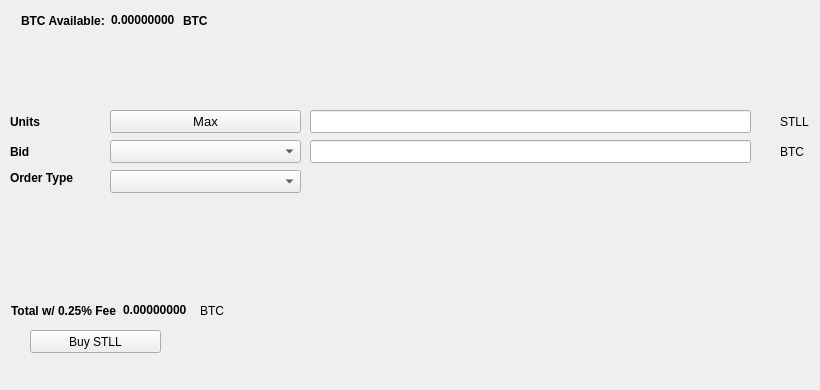
   <widget class="QWidget" name="BuyTab">
    <attribute name="title">
     <string>Buy</string>
    </attribute>
    <widget class="QPushButton" name="BuySTLL">
     <property name="geometry">
      <rect>
       <x>30</x>
       <y>330</y>
       <width>131</width>
       <height>23</height>
      </rect>
     </property>
     <property name="text">
      <string>Buy STLL</string>
     </property>
     <property name="icon">
      <iconset resource="../stll.qrc">
       <normaloff>:/icons/bitcoin</normaloff>:/icons/bitcoin</iconset>
     </property>
    </widget>
    <widget class="QLabel" name="label_3">
     <property name="geometry">
      <rect>
       <x>10</x>
       <y>110</y>
       <width>46</width>
       <height>23</height>
      </rect>
     </property>
     <property name="font">
      <font>
       <weight>75</weight>
       <bold>true</bold>
      </font>
     </property>
     <property name="text">
      <string>Units</string>
     </property>
    </widget>
    <widget class="QLineEdit" name="UnitsInput">
     <property name="geometry">
      <rect>
       <x>310</x>
       <y>110</y>
       <width>441</width>
       <height>23</height>
      </rect>
     </property>
     <property name="font">
      <font>
       <pointsize>9</pointsize>
       <weight>75</weight>
       <bold>true</bold>
      </font>
     </property>
    </widget>
    <widget class="QLineEdit" name="BuyBidPriceEdit">
     <property name="geometry">
      <rect>
       <x>310</x>
       <y>140</y>
       <width>441</width>
       <height>23</height>
      </rect>
     </property>
     <property name="font">
      <font>
       <pointsize>9</pointsize>
       <weight>75</weight>
       <bold>true</bold>
      </font>
     </property>
    </widget>
    <widget class="QLabel" name="label_4">
     <property name="geometry">
      <rect>
       <x>780</x>
       <y>110</y>
       <width>31</width>
       <height>23</height>
      </rect>
     </property>
     <property name="text">
      <string>STLL</string>
     </property>
    </widget>
    <widget class="QLabel" name="label_5">
     <property name="geometry">
      <rect>
       <x>780</x>
       <y>140</y>
       <width>31</width>
       <height>23</height>
      </rect>
     </property>
     <property name="text">
      <string>BTC</string>
     </property>
    </widget>
    <widget class="QLabel" name="label_6">
     <property name="geometry">
      <rect>
       <x>10</x>
       <y>140</y>
       <width>46</width>
       <height>23</height>
      </rect>
     </property>
     <property name="font">
      <font>
       <weight>75</weight>
       <bold>true</bold>
      </font>
     </property>
     <property name="text">
      <string>Bid</string>
     </property>
    </widget>
    <widget class="QLabel" name="label_7">
     <property name="geometry">
      <rect>
       <x>10</x>
       <y>170</y>
       <width>91</width>
       <height>16</height>
      </rect>
     </property>
     <property name="font">
      <font>
       <weight>75</weight>
       <bold>true</bold>
      </font>
     </property>
     <property name="text">
      <string>Order Type</string>
     </property>
    </widget>
    <widget class="QPushButton" name="Buy_Max_Amount">
     <property name="geometry">
      <rect>
       <x>110</x>
       <y>110</y>
       <width>191</width>
       <height>23</height>
      </rect>
     </property>
     <property name="font">
      <font>
       <pointsize>10</pointsize>
      </font>
     </property>
     <property name="text">
      <string>Max</string>
     </property>
    </widget>
    <widget class="QComboBox" name="BuyBidcomboBox">
     <property name="geometry">
      <rect>
       <x>110</x>
       <y>140</y>
       <width>191</width>
       <height>23</height>
      </rect>
     </property>
     <property name="font">
      <font>
       <pointsize>10</pointsize>
      </font>
     </property>
    </widget>
    <widget class="QComboBox" name="buyOrdertypeCombo">
     <property name="geometry">
      <rect>
       <x>110</x>
       <y>170</y>
       <width>191</width>
       <height>23</height>
      </rect>
     </property>
     <property name="font">
      <font>
       <pointsize>10</pointsize>
      </font>
     </property>
    </widget>
    <widget class="QWidget" name="layoutWidget1">
     <property name="geometry">
      <rect>
       <x>21</x>
       <y>11</y>
       <width>227</width>
       <height>19</height>
      </rect>
     </property>
     <layout class="QHBoxLayout" name="horizontalLayout_3">
      <item>
       <widget class="QLabel" name="label232">
        <property name="font">
         <font>
          <weight>75</weight>
          <bold>true</bold>
         </font>
        </property>
        <property name="text">
         <string>BTC Available:</string>
        </property>
       </widget>
      </item>
      <item>
       <widget class="QLabel" name="BtcAvailableLbl">
        <property name="palette">
         <palette>
          <active>
           <colorrole role="WindowText">
            <brush brushstyle="SolidPattern">
             <color alpha="255">
              <red>0</red>
              <green>0</green>
              <blue>0</blue>
             </color>
            </brush>
           </colorrole>
           <colorrole role="Button">
            <brush brushstyle="SolidPattern">
             <color alpha="255">
              <red>0</red>
              <green>170</green>
              <blue>0</blue>
             </color>
            </brush>
           </colorrole>
           <colorrole role="Light">
            <brush brushstyle="SolidPattern">
             <color alpha="255">
              <red>0</red>
              <green>255</green>
              <blue>0</blue>
             </color>
            </brush>
           </colorrole>
           <colorrole role="Midlight">
            <brush brushstyle="SolidPattern">
             <color alpha="255">
              <red>0</red>
              <green>212</green>
              <blue>0</blue>
             </color>
            </brush>
           </colorrole>
           <colorrole role="Dark">
            <brush brushstyle="SolidPattern">
             <color alpha="255">
              <red>0</red>
              <green>85</green>
              <blue>0</blue>
             </color>
            </brush>
           </colorrole>
           <colorrole role="Mid">
            <brush brushstyle="SolidPattern">
             <color alpha="255">
              <red>0</red>
              <green>113</green>
              <blue>0</blue>
             </color>
            </brush>
           </colorrole>
           <colorrole role="Text">
            <brush brushstyle="SolidPattern">
             <color alpha="255">
              <red>0</red>
              <green>170</green>
              <blue>0</blue>
             </color>
            </brush>
           </colorrole>
           <colorrole role="BrightText">
            <brush brushstyle="SolidPattern">
             <color alpha="255">
              <red>255</red>
              <green>255</green>
              <blue>255</blue>
             </color>
            </brush>
           </colorrole>
           <colorrole role="ButtonText">
            <brush brushstyle="SolidPattern">
             <color alpha="255">
              <red>0</red>
              <green>0</green>
              <blue>0</blue>
             </color>
            </brush>
           </colorrole>
           <colorrole role="Base">
            <brush brushstyle="SolidPattern">
             <color alpha="255">
              <red>255</red>
              <green>255</green>
              <blue>255</blue>
             </color>
            </brush>
           </colorrole>
           <colorrole role="Window">
            <brush brushstyle="SolidPattern">
             <color alpha="255">
              <red>0</red>
              <green>170</green>
              <blue>0</blue>
             </color>
            </brush>
           </colorrole>
           <colorrole role="Shadow">
            <brush brushstyle="SolidPattern">
             <color alpha="255">
              <red>0</red>
              <green>0</green>
              <blue>0</blue>
             </color>
            </brush>
           </colorrole>
           <colorrole role="AlternateBase">
            <brush brushstyle="SolidPattern">
             <color alpha="255">
              <red>127</red>
              <green>212</green>
              <blue>127</blue>
             </color>
            </brush>
           </colorrole>
           <colorrole role="ToolTipBase">
            <brush brushstyle="SolidPattern">
             <color alpha="255">
              <red>255</red>
              <green>255</green>
              <blue>220</blue>
             </color>
            </brush>
           </colorrole>
           <colorrole role="ToolTipText">
            <brush brushstyle="SolidPattern">
             <color alpha="255">
              <red>0</red>
              <green>0</green>
              <blue>0</blue>
             </color>
            </brush>
           </colorrole>
          </active>
          <inactive>
           <colorrole role="WindowText">
            <brush brushstyle="SolidPattern">
             <color alpha="255">
              <red>0</red>
              <green>0</green>
              <blue>0</blue>
             </color>
            </brush>
           </colorrole>
           <colorrole role="Button">
            <brush brushstyle="SolidPattern">
             <color alpha="255">
              <red>0</red>
              <green>170</green>
              <blue>0</blue>
             </color>
            </brush>
           </colorrole>
           <colorrole role="Light">
            <brush brushstyle="SolidPattern">
             <color alpha="255">
              <red>0</red>
              <green>255</green>
              <blue>0</blue>
             </color>
            </brush>
           </colorrole>
           <colorrole role="Midlight">
            <brush brushstyle="SolidPattern">
             <color alpha="255">
              <red>0</red>
              <green>212</green>
              <blue>0</blue>
             </color>
            </brush>
           </colorrole>
           <colorrole role="Dark">
            <brush brushstyle="SolidPattern">
             <color alpha="255">
              <red>0</red>
              <green>85</green>
              <blue>0</blue>
             </color>
            </brush>
           </colorrole>
           <colorrole role="Mid">
            <brush brushstyle="SolidPattern">
             <color alpha="255">
              <red>0</red>
              <green>113</green>
              <blue>0</blue>
             </color>
            </brush>
           </colorrole>
           <colorrole role="Text">
            <brush brushstyle="SolidPattern">
             <color alpha="255">
              <red>0</red>
              <green>170</green>
              <blue>0</blue>
             </color>
            </brush>
           </colorrole>
           <colorrole role="BrightText">
            <brush brushstyle="SolidPattern">
             <color alpha="255">
              <red>255</red>
              <green>255</green>
              <blue>255</blue>
             </color>
            </brush>
           </colorrole>
           <colorrole role="ButtonText">
            <brush brushstyle="SolidPattern">
             <color alpha="255">
              <red>0</red>
              <green>0</green>
              <blue>0</blue>
             </color>
            </brush>
           </colorrole>
           <colorrole role="Base">
            <brush brushstyle="SolidPattern">
             <color alpha="255">
              <red>255</red>
              <green>255</green>
              <blue>255</blue>
             </color>
            </brush>
           </colorrole>
           <colorrole role="Window">
            <brush brushstyle="SolidPattern">
             <color alpha="255">
              <red>0</red>
              <green>170</green>
              <blue>0</blue>
             </color>
            </brush>
           </colorrole>
           <colorrole role="Shadow">
            <brush brushstyle="SolidPattern">
             <color alpha="255">
              <red>0</red>
              <green>0</green>
              <blue>0</blue>
             </color>
            </brush>
           </colorrole>
           <colorrole role="AlternateBase">
            <brush brushstyle="SolidPattern">
             <color alpha="255">
              <red>127</red>
              <green>212</green>
              <blue>127</blue>
             </color>
            </brush>
           </colorrole>
           <colorrole role="ToolTipBase">
            <brush brushstyle="SolidPattern">
             <color alpha="255">
              <red>255</red>
              <green>255</green>
              <blue>220</blue>
             </color>
            </brush>
           </colorrole>
           <colorrole role="ToolTipText">
            <brush brushstyle="SolidPattern">
             <color alpha="255">
              <red>0</red>
              <green>0</green>
              <blue>0</blue>
             </color>
            </brush>
           </colorrole>
          </inactive>
          <disabled>
           <colorrole role="WindowText">
            <brush brushstyle="SolidPattern">
             <color alpha="255">
              <red>0</red>
              <green>85</green>
              <blue>0</blue>
             </color>
            </brush>
           </colorrole>
           <colorrole role="Button">
            <brush brushstyle="SolidPattern">
             <color alpha="255">
              <red>0</red>
              <green>170</green>
              <blue>0</blue>
             </color>
            </brush>
           </colorrole>
           <colorrole role="Light">
            <brush brushstyle="SolidPattern">
             <color alpha="255">
              <red>0</red>
              <green>255</green>
              <blue>0</blue>
             </color>
            </brush>
           </colorrole>
           <colorrole role="Midlight">
            <brush brushstyle="SolidPattern">
             <color alpha="255">
              <red>0</red>
              <green>212</green>
              <blue>0</blue>
             </color>
            </brush>
           </colorrole>
           <colorrole role="Dark">
            <brush brushstyle="SolidPattern">
             <color alpha="255">
              <red>0</red>
              <green>85</green>
              <blue>0</blue>
             </color>
            </brush>
           </colorrole>
           <colorrole role="Mid">
            <brush brushstyle="SolidPattern">
             <color alpha="255">
              <red>0</red>
              <green>113</green>
              <blue>0</blue>
             </color>
            </brush>
           </colorrole>
           <colorrole role="Text">
            <brush brushstyle="SolidPattern">
             <color alpha="255">
              <red>0</red>
              <green>85</green>
              <blue>0</blue>
             </color>
            </brush>
           </colorrole>
           <colorrole role="BrightText">
            <brush brushstyle="SolidPattern">
             <color alpha="255">
              <red>255</red>
              <green>255</green>
              <blue>255</blue>
             </color>
            </brush>
           </colorrole>
           <colorrole role="ButtonText">
            <brush brushstyle="SolidPattern">
             <color alpha="255">
              <red>0</red>
              <green>85</green>
              <blue>0</blue>
             </color>
            </brush>
           </colorrole>
           <colorrole role="Base">
            <brush brushstyle="SolidPattern">
             <color alpha="255">
              <red>0</red>
              <green>170</green>
              <blue>0</blue>
             </color>
            </brush>
           </colorrole>
           <colorrole role="Window">
            <brush brushstyle="SolidPattern">
             <color alpha="255">
              <red>0</red>
              <green>170</green>
              <blue>0</blue>
             </color>
            </brush>
           </colorrole>
           <colorrole role="Shadow">
            <brush brushstyle="SolidPattern">
             <color alpha="255">
              <red>0</red>
              <green>0</green>
              <blue>0</blue>
             </color>
            </brush>
           </colorrole>
           <colorrole role="AlternateBase">
            <brush brushstyle="SolidPattern">
             <color alpha="255">
              <red>0</red>
              <green>170</green>
              <blue>0</blue>
             </color>
            </brush>
           </colorrole>
           <colorrole role="ToolTipBase">
            <brush brushstyle="SolidPattern">
             <color alpha="255">
              <red>255</red>
              <green>255</green>
              <blue>220</blue>
             </color>
            </brush>
           </colorrole>
           <colorrole role="ToolTipText">
            <brush brushstyle="SolidPattern">
             <color alpha="255">
              <red>0</red>
              <green>0</green>
              <blue>0</blue>
             </color>
            </brush>
           </colorrole>
          </disabled>
         </palette>
        </property>
        <property name="font">
         <font>
          <weight>75</weight>
          <bold>true</bold>
         </font>
        </property>
        <property name="text">
         <string>0.00000000</string>
        </property>
        <property name="textInteractionFlags">
         <set>Qt::LinksAccessibleByMouse|Qt::TextSelectableByKeyboard|Qt::TextSelectableByMouse</set>
        </property>
       </widget>
      </item>
      <item>
       <widget class="QLabel" name="BtcAvailableLbl_2">
        <property name="font">
         <font>
          <weight>75</weight>
          <bold>true</bold>
         </font>
        </property>
        <property name="text">
         <string>BTC</string>
        </property>
       </widget>
      </item>
     </layout>
    </widget>
    <widget class="QWidget" name="layoutWidge2">
     <property name="geometry">
      <rect>
       <x>11</x>
       <y>301</y>
       <width>259</width>
       <height>19</height>
      </rect>
     </property>
     <layout class="QHBoxLayout" name="horizontalLayout_4">
      <item>
       <widget class="QLabel" name="label_9">
        <property name="font">
         <font>
          <weight>75</weight>
          <bold>true</bold>
         </font>
        </property>
        <property name="text">
         <string>Total w/ 0.25% Fee</string>
        </property>
       </widget>
      </item>
      <item>
       <widget class="QLabel" name="BuyCostLabel">
        <property name="palette">
         <palette>
          <active>
           <colorrole role="WindowText">
            <brush brushstyle="SolidPattern">
             <color alpha="255">
              <red>0</red>
              <green>0</green>
              <blue>0</blue>
             </color>
            </brush>
           </colorrole>
           <colorrole role="Button">
            <brush brushstyle="SolidPattern">
             <color alpha="255">
              <red>0</red>
              <green>170</green>
              <blue>0</blue>
             </color>
            </brush>
           </colorrole>
           <colorrole role="Light">
            <brush brushstyle="SolidPattern">
             <color alpha="255">
              <red>0</red>
              <green>255</green>
              <blue>0</blue>
             </color>
            </brush>
           </colorrole>
           <colorrole role="Midlight">
            <brush brushstyle="SolidPattern">
             <color alpha="255">
              <red>0</red>
              <green>212</green>
              <blue>0</blue>
             </color>
            </brush>
           </colorrole>
           <colorrole role="Dark">
            <brush brushstyle="SolidPattern">
             <color alpha="255">
              <red>0</red>
              <green>85</green>
              <blue>0</blue>
             </color>
            </brush>
           </colorrole>
           <colorrole role="Mid">
            <brush brushstyle="SolidPattern">
             <color alpha="255">
              <red>0</red>
              <green>113</green>
              <blue>0</blue>
             </color>
            </brush>
           </colorrole>
           <colorrole role="Text">
            <brush brushstyle="SolidPattern">
             <color alpha="255">
              <red>0</red>
              <green>170</green>
              <blue>0</blue>
             </color>
            </brush>
           </colorrole>
           <colorrole role="BrightText">
            <brush brushstyle="SolidPattern">
             <color alpha="255">
              <red>255</red>
              <green>255</green>
              <blue>255</blue>
             </color>
            </brush>
           </colorrole>
           <colorrole role="ButtonText">
            <brush brushstyle="SolidPattern">
             <color alpha="255">
              <red>0</red>
              <green>0</green>
              <blue>0</blue>
             </color>
            </brush>
           </colorrole>
           <colorrole role="Base">
            <brush brushstyle="SolidPattern">
             <color alpha="255">
              <red>255</red>
              <green>255</green>
              <blue>255</blue>
             </color>
            </brush>
           </colorrole>
           <colorrole role="Window">
            <brush brushstyle="SolidPattern">
             <color alpha="255">
              <red>0</red>
              <green>170</green>
              <blue>0</blue>
             </color>
            </brush>
           </colorrole>
           <colorrole role="Shadow">
            <brush brushstyle="SolidPattern">
             <color alpha="255">
              <red>0</red>
              <green>0</green>
              <blue>0</blue>
             </color>
            </brush>
           </colorrole>
           <colorrole role="AlternateBase">
            <brush brushstyle="SolidPattern">
             <color alpha="255">
              <red>127</red>
              <green>212</green>
              <blue>127</blue>
             </color>
            </brush>
           </colorrole>
           <colorrole role="ToolTipBase">
            <brush brushstyle="SolidPattern">
             <color alpha="255">
              <red>255</red>
              <green>255</green>
              <blue>220</blue>
             </color>
            </brush>
           </colorrole>
           <colorrole role="ToolTipText">
            <brush brushstyle="SolidPattern">
             <color alpha="255">
              <red>0</red>
              <green>0</green>
              <blue>0</blue>
             </color>
            </brush>
           </colorrole>
          </active>
          <inactive>
           <colorrole role="WindowText">
            <brush brushstyle="SolidPattern">
             <color alpha="255">
              <red>0</red>
              <green>0</green>
              <blue>0</blue>
             </color>
            </brush>
           </colorrole>
           <colorrole role="Button">
            <brush brushstyle="SolidPattern">
             <color alpha="255">
              <red>0</red>
              <green>170</green>
              <blue>0</blue>
             </color>
            </brush>
           </colorrole>
           <colorrole role="Light">
            <brush brushstyle="SolidPattern">
             <color alpha="255">
              <red>0</red>
              <green>255</green>
              <blue>0</blue>
             </color>
            </brush>
           </colorrole>
           <colorrole role="Midlight">
            <brush brushstyle="SolidPattern">
             <color alpha="255">
              <red>0</red>
              <green>212</green>
              <blue>0</blue>
             </color>
            </brush>
           </colorrole>
           <colorrole role="Dark">
            <brush brushstyle="SolidPattern">
             <color alpha="255">
              <red>0</red>
              <green>85</green>
              <blue>0</blue>
             </color>
            </brush>
           </colorrole>
           <colorrole role="Mid">
            <brush brushstyle="SolidPattern">
             <color alpha="255">
              <red>0</red>
              <green>113</green>
              <blue>0</blue>
             </color>
            </brush>
           </colorrole>
           <colorrole role="Text">
            <brush brushstyle="SolidPattern">
             <color alpha="255">
              <red>0</red>
              <green>170</green>
              <blue>0</blue>
             </color>
            </brush>
           </colorrole>
           <colorrole role="BrightText">
            <brush brushstyle="SolidPattern">
             <color alpha="255">
              <red>255</red>
              <green>255</green>
              <blue>255</blue>
             </color>
            </brush>
           </colorrole>
           <colorrole role="ButtonText">
            <brush brushstyle="SolidPattern">
             <color alpha="255">
              <red>0</red>
              <green>0</green>
              <blue>0</blue>
             </color>
            </brush>
           </colorrole>
           <colorrole role="Base">
            <brush brushstyle="SolidPattern">
             <color alpha="255">
              <red>255</red>
              <green>255</green>
              <blue>255</blue>
             </color>
            </brush>
           </colorrole>
           <colorrole role="Window">
            <brush brushstyle="SolidPattern">
             <color alpha="255">
              <red>0</red>
              <green>170</green>
              <blue>0</blue>
             </color>
            </brush>
           </colorrole>
           <colorrole role="Shadow">
            <brush brushstyle="SolidPattern">
             <color alpha="255">
              <red>0</red>
              <green>0</green>
              <blue>0</blue>
             </color>
            </brush>
           </colorrole>
           <colorrole role="AlternateBase">
            <brush brushstyle="SolidPattern">
             <color alpha="255">
              <red>127</red>
              <green>212</green>
              <blue>127</blue>
             </color>
            </brush>
           </colorrole>
           <colorrole role="ToolTipBase">
            <brush brushstyle="SolidPattern">
             <color alpha="255">
              <red>255</red>
              <green>255</green>
              <blue>220</blue>
             </color>
            </brush>
           </colorrole>
           <colorrole role="ToolTipText">
            <brush brushstyle="SolidPattern">
             <color alpha="255">
              <red>0</red>
              <green>0</green>
              <blue>0</blue>
             </color>
            </brush>
           </colorrole>
          </inactive>
          <disabled>
           <colorrole role="WindowText">
            <brush brushstyle="SolidPattern">
             <color alpha="255">
              <red>0</red>
              <green>85</green>
              <blue>0</blue>
             </color>
            </brush>
           </colorrole>
           <colorrole role="Button">
            <brush brushstyle="SolidPattern">
             <color alpha="255">
              <red>0</red>
              <green>170</green>
              <blue>0</blue>
             </color>
            </brush>
           </colorrole>
           <colorrole role="Light">
            <brush brushstyle="SolidPattern">
             <color alpha="255">
              <red>0</red>
              <green>255</green>
              <blue>0</blue>
             </color>
            </brush>
           </colorrole>
           <colorrole role="Midlight">
            <brush brushstyle="SolidPattern">
             <color alpha="255">
              <red>0</red>
              <green>212</green>
              <blue>0</blue>
             </color>
            </brush>
           </colorrole>
           <colorrole role="Dark">
            <brush brushstyle="SolidPattern">
             <color alpha="255">
              <red>0</red>
              <green>85</green>
              <blue>0</blue>
             </color>
            </brush>
           </colorrole>
           <colorrole role="Mid">
            <brush brushstyle="SolidPattern">
             <color alpha="255">
              <red>0</red>
              <green>113</green>
              <blue>0</blue>
             </color>
            </brush>
           </colorrole>
           <colorrole role="Text">
            <brush brushstyle="SolidPattern">
             <color alpha="255">
              <red>0</red>
              <green>85</green>
              <blue>0</blue>
             </color>
            </brush>
           </colorrole>
           <colorrole role="BrightText">
            <brush brushstyle="SolidPattern">
             <color alpha="255">
              <red>255</red>
              <green>255</green>
              <blue>255</blue>
             </color>
            </brush>
           </colorrole>
           <colorrole role="ButtonText">
            <brush brushstyle="SolidPattern">
             <color alpha="255">
              <red>0</red>
              <green>85</green>
              <blue>0</blue>
             </color>
            </brush>
           </colorrole>
           <colorrole role="Base">
            <brush brushstyle="SolidPattern">
             <color alpha="255">
              <red>0</red>
              <green>170</green>
              <blue>0</blue>
             </color>
            </brush>
           </colorrole>
           <colorrole role="Window">
            <brush brushstyle="SolidPattern">
             <color alpha="255">
              <red>0</red>
              <green>170</green>
              <blue>0</blue>
             </color>
            </brush>
           </colorrole>
           <colorrole role="Shadow">
            <brush brushstyle="SolidPattern">
             <color alpha="255">
              <red>0</red>
              <green>0</green>
              <blue>0</blue>
             </color>
            </brush>
           </colorrole>
           <colorrole role="AlternateBase">
            <brush brushstyle="SolidPattern">
             <color alpha="255">
              <red>0</red>
              <green>170</green>
              <blue>0</blue>
             </color>
            </brush>
           </colorrole>
           <colorrole role="ToolTipBase">
            <brush brushstyle="SolidPattern">
             <color alpha="255">
              <red>255</red>
              <green>255</green>
              <blue>220</blue>
             </color>
            </brush>
           </colorrole>
           <colorrole role="ToolTipText">
            <brush brushstyle="SolidPattern">
             <color alpha="255">
              <red>0</red>
              <green>0</green>
              <blue>0</blue>
             </color>
            </brush>
           </colorrole>
          </disabled>
         </palette>
        </property>
        <property name="font">
         <font>
          <weight>75</weight>
          <bold>true</bold>
         </font>
        </property>
        <property name="autoFillBackground">
         <bool>false</bool>
        </property>
        <property name="text">
         <string>0.00000000</string>
        </property>
        <property name="textInteractionFlags">
         <set>Qt::LinksAccessibleByMouse|Qt::TextSelectableByMouse</set>
        </property>
       </widget>
      </item>
      <item>
       <widget class="QLabel" name="label_10">
        <property name="font">
         <font>
          <weight>50</weight>
          <bold>false</bold>
         </font>
        </property>
        <property name="text">
         <string>BTC</string>
        </property>
       </widget>
      </item>
     </layout>
    </widget>
    <widget class="QLabel" name="label_24">
     <property name="geometry">
      <rect>
       <x>460</x>
       <y>300</y>
       <width>281</width>
       <height>81</height>
      </rect>
     </property>
     <property name="text">
      <string/>
     </property>
     <property name="pixmap">
      <pixmap>:/images/bittrex</pixmap>
     </property>
    </widget>
   </widget>
